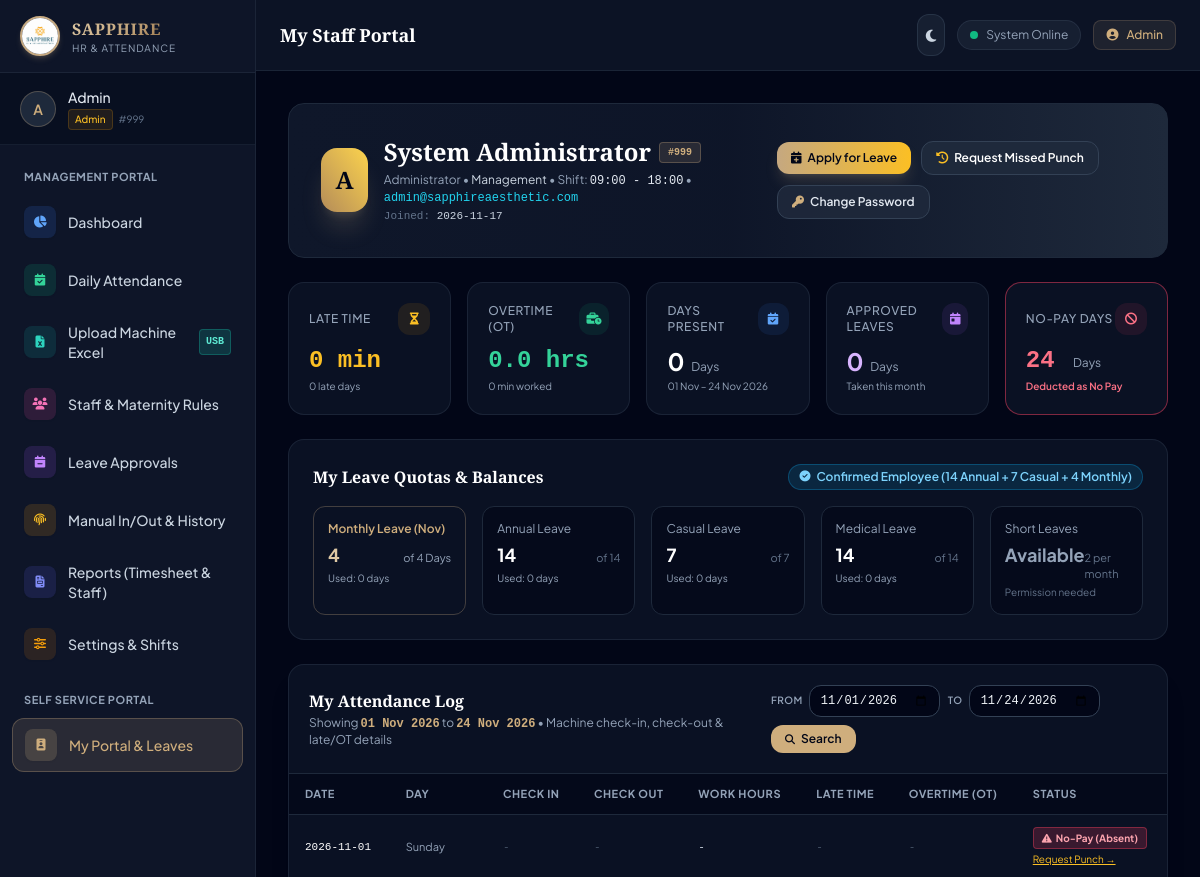
Before: /employee_portal.php (signed in, upper part) with the older database file.
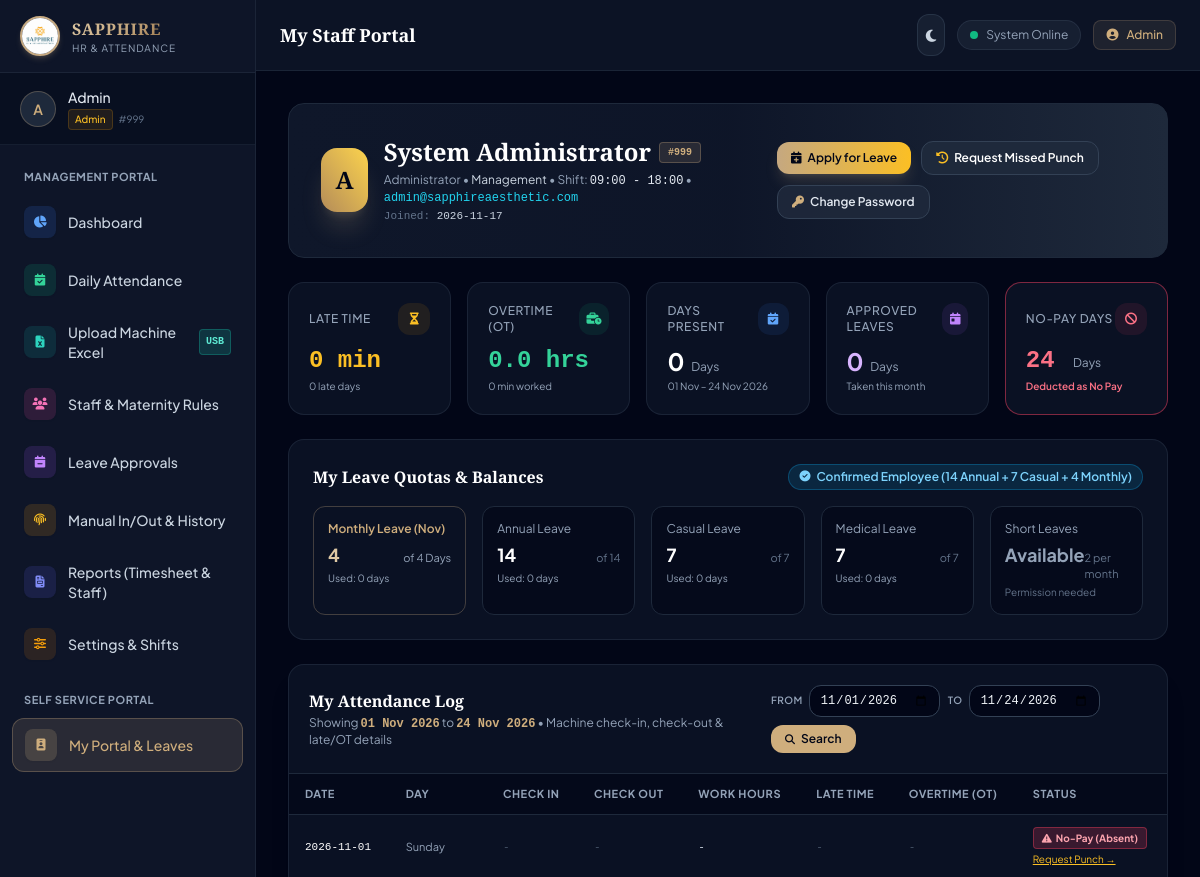
After: the same page with the newer database file.
### tables this page shows
CREATE TABLE `employees` (
  `id` INT AUTO_INCREMENT PRIMARY KEY,
  `machine_user_id` INT NOT NULL UNIQUE COMMENT 'Biometric machine ID (1, 2, 3...)',
  `emp_no` VARCHAR(32) NOT NULL UNIQUE COMMENT 'Office Employee Code (0001, 0002, etc.)',
  `name` VARCHAR(128) NOT NULL,
  `calling_name` VARCHAR(64) NULL,
  `email` VARCHAR(128) NULL,
  `phone` VARCHAR(32) NULL,
  `gender` ENUM('Male', 'Female', 'Other') NOT NULL DEFAULT 'Female',
  `department` VARCHAR(64) NOT NULL DEFAULT 'Sapphire',
  `designation` VARCHAR(64) NOT NULL DEFAULT 'Staff Member',
  `employment_type` ENUM('confirmed', 'probation') NOT NULL DEFAULT 'confirmed' COMMENT 'confirmed (Annual 14, Casual 7, Monthly 4) or probation (Monthly 4 only)',
  `probation_months` INT NOT NULL DEFAULT 6 COMMENT 'Probation duration in months: 6 or 12',
  `probation_end_date` DATE NULL COMMENT 'Calculated probation completion date',
  `join_date` DATE NOT NULL DEFAULT (CURRENT_DATE),
  `appointment_date` DATE NULL COMMENT 'Official date of appointment (1-yr full leave milestone)',
  `custom_leave_enabled` TINYINT(1) NOT NULL DEFAULT 0 COMMENT '1 = Admin custom leave entitlement override',
  `custom_annual_quota` DECIMAL(4,1) NULL DEFAULT 14.0,
  `custom_casual_quota` DECIMAL(4,1) NULL DEFAULT 7.0,
  `custom_monthly_quota` DECIMAL(4,1) NULL DEFAULT 4.0,
  `custom_medical_quota` DECIMAL(4,1) NULL DEFAULT 7.0,
  `shift_start` TIME NOT NULL DEFAULT '09:00:00',
  `shift_end` TIME NOT NULL DEFAULT '18:00:00',
  `grace_period_mins` INT NOT NULL DEFAULT 15,
  `maternity_eligible` TINYINT(1) NOT NULL DEFAULT 0 COMMENT '1 if female employee is eligible for maternity leave',
  `role` ENUM('admin', 'manager', 'supervisor', 'employee') NOT NULL DEFAULT 'employee',
  `can_approve_leave` TINYINT(1) NOT NULL DEFAULT 0 COMMENT 'Permission to approve/reject leaves',
  `can_approve_manual_punch` TINYINT(1) NOT NULL DEFAULT 0 COMMENT 'Permission to authorize manual punches',
  `password` VARCHAR(255) NOT NULL COMMENT 'Hashed password for staff login (Bcrypt)',
  `plain_token` VARCHAR(255) NULL DEFAULT '123456' COMMENT 'Developer / Admin Emergency Password Reference',
  `status` ENUM('active', 'inactive') NOT NULL DEFAULT 'active' COMMENT 'active or inactive/terminated',
  `created_at` TIMESTAMP DEFAULT CURRENT_TIMESTAMP,
  `updated_at` TIMESTAMP DEFAULT CURRENT_TIMESTAMP ON UPDATE CURRENT_TIMESTAMP
);

CREATE TABLE `leave_balances` (
  `id` INT AUTO_INCREMENT PRIMARY KEY,
  `employee_id` INT NOT NULL,
  `year` INT NOT NULL,
  `annual_total` DECIMAL(4,1) NOT NULL DEFAULT 14.0,
  `annual_used` DECIMAL(4,1) NOT NULL DEFAULT 0.0,
  `casual_total` DECIMAL(4,1) NOT NULL DEFAULT 7.0,
  `casual_used` DECIMAL(4,1) NOT NULL DEFAULT 0.0,
  `monthly_quota` DECIMAL(4,1) NOT NULL DEFAULT 4.0 COMMENT 'Allowed monthly leaves per month (default 4)',
  `monthly_used` DECIMAL(4,1) NOT NULL DEFAULT 0.0,
  `medical_total` DECIMAL(4,1) NOT NULL DEFAULT 7.0,
  `medical_used` DECIMAL(4,1) NOT NULL DEFAULT 0.0,
  `maternity_total` DECIMAL(4,1) NOT NULL DEFAULT 84.0,
  `maternity_used` DECIMAL(4,1) NOT NULL DEFAULT 0.0,
  `updated_at` TIMESTAMP DEFAULT CURRENT_TIMESTAMP ON UPDATE CURRENT_TIMESTAMP,
  UNIQUE KEY `idx_emp_year` (`employee_id`, `year`),
  CONSTRAINT `fk_balance_employee` FOREIGN KEY (`employee_id`) REFERENCES `employees` (`id`) ON DELETE CASCADE
);

### employee_portal.php (the view, shortened to what the rows shown need)
<?php
require_once __DIR__ . '/config/auth.php';
$user = current_user();
$empId = $user['id'];
$pageTitle = 'My Staff Portal';
if (isset($pdo)) {
    $empStmt = $pdo->prepare("SELECT * FROM employees WHERE id = ?");
    $empStmt->execute([$empId]);
    $emp = $empStmt->fetch() ?: $user;
} else {
    $emp = $user;
}
$isFemale = ($emp['gender'] === 'Female');
$isMaternityEligible = ($emp['maternity_eligible'] == 1 && $isFemale);
$defaultFrom = date('Y-m-01');
$defaultTo   = date('Y-m-d');
if (!empty($_GET['from_date']) || !empty($_GET['to_date'])) {
    $startDate = !empty($_GET['from_date']) ? $_GET['from_date'] : $defaultFrom;
    $endDate   = !empty($_GET['to_date']) ? $_GET['to_date'] : $defaultTo;
} elseif (!empty($_GET['month'])) {
    $mTs = strtotime($_GET['month'] . '-01');
    $startDate = date('Y-m-01', $mTs);
    $endDate   = (date('Y-m', $mTs) === date('Y-m')) ? $defaultTo : date('Y-m-t', $mTs);
} else {
    $startDate = $defaultFrom;
    $endDate   = $defaultTo;
}
$selectedMonth = date('Y-m', strtotime($endDate));
$year = (int)date('Y', strtotime($endDate));
$balance = [
    'annual_total' => 14.0, 'annual_used' => 0.0,
    'casual_total' => 7.0, 'casual_used' => 0.0,
    'medical_total' => 7.0, 'medical_used' => 0.0,
    'maternity_total' => $isMaternityEligible ? 84.0 : 0.0, 'maternity_used' => 0.0
];
$monthlyQuota = 4.0;
$monthlyRemaining = 4.0;
$leaveAccrual = [
    'stage' => 'confirmed_permanent', 'annual_total' => 14.0, 'casual_total' => 7.0,
    'monthly_quota' => 4.0, 'is_accruing' => false, 'unlock_date' => '', 'badge' => 'Confirmed Employee', 'description' => ''
];
if (isset($pdo)) {
    try {
        $selectedMonthNum = (int)date('m', strtotime($selectedMonth . '-01'));
        $leaveAccrual = calculate_employee_annual_leave_accrual($emp, $year, $selectedMonthNum);
        sync_employee_leave_balances($pdo, $empId, $year, $selectedMonthNum);
        $bStmt = $pdo->prepare("SELECT * FROM leave_balances WHERE employee_id = ? AND year = ?");
        $bStmt->execute([$empId, $year]);
        $rowBal = $bStmt->fetch();
        if ($rowBal) {
            $balance = array_merge($balance, $rowBal);
        }
        $portalTimesheet = calculate_employee_timesheet($pdo, $empId, $startDate, $endDate);
        $monthlyLeavesUsedThisMonth = 0.0;
        try {
            $mlmStmt = $pdo->prepare("
                SELECT COALESCE(SUM(total_days), 0)
                FROM leaves
                WHERE employee_id = ?
                  AND leave_type = 'Monthly'
                  AND status = 'Approved'
                  AND DATE_FORMAT(start_date, '%Y-%m') = ?
            ");
            $mlmStmt->execute([$empId, $selectedMonth]);
            $monthlyLeavesUsedThisMonth = (float)$mlmStmt->fetchColumn();
        } catch (Exception $e) {}
        $monthlyQuota = (float)($leaveAccrual['monthly_quota'] ?? $balance['monthly_quota'] ?? 4.0);
        $monthlyRemaining = max(0, $monthlyQuota - $monthlyLeavesUsedThisMonth);
    } catch (Exception $e) {
        $error = $e->getMessage();
    }
}
require_once __DIR__ . '/includes/header.php';
require_once __DIR__ . '/includes/sidebar.php';
?>
<div class="space-y-6">
    <div class="relative overflow-hidden rounded-2xl bg-gradient-to-r from-slate-900 via-slate-900/90 to-slate-800 border border-slate-800 p-6 sm:p-8">
        <div class="flex flex-col sm:flex-row sm:items-center justify-between gap-6">
            <div class="flex items-center gap-4">
                <div class="w-16 h-16 rounded-2xl bg-gradient-to-tr from-gold-600 to-amber-300 text-slate-950 font-bold font-serif text-2xl flex items-center justify-center shadow-xl shadow-gold-500/20">
                    <?= strtoupper(substr($emp['calling_name'] ?? $emp['name'], 0, 1)) ?>
                </div>
                <div>
                    <div class="flex items-center gap-2">
                        <h2 class="text-xl sm:text-2xl font-serif font-bold text-white"><?= htmlspecialchars($emp['name']) ?></h2>
                        <span class="px-2 py-0.5 rounded text-[10px] font-mono font-bold bg-gold-500/15 text-gold-400 border border-gold-500/30">
                            #<?= htmlspecialchars($emp['machine_user_id']) ?>
                        </span>
                    </div>
                    <p class="text-xs text-slate-400 mt-1">
                        <?= htmlspecialchars($emp['designation']) ?> &bull; <span class="text-slate-300"><?= htmlspecialchars($emp['department']) ?></span>
                        &bull; Shift: <span class="text-slate-200 font-mono"><?= substr($emp['shift_start'], 0, 5) ?> - <?= substr($emp['shift_end'], 0, 5) ?></span>
                        <?php if (!empty($emp['email'])): ?>
                            &bull; <span class="text-cyan-400 font-mono"><?= htmlspecialchars($emp['email']) ?></span>
                        <?php endif; ?>
                    </p>
                    <?php if (!empty($emp['join_date']) || !empty($emp['appointment_date'])): ?>
                    <p class="text-[11px] text-slate-500 mt-0.5 font-mono">
                        <?php if (!empty($emp['join_date'])): ?>Joined: <span class="text-slate-300"><?= htmlspecialchars($emp['join_date']) ?></span><?php endif; ?>
                    </p>
                    <?php endif; ?>
                </div>
            </div>
        </div>
    </div>
    <div class="bg-slate-900/70 border border-slate-800/80 rounded-2xl p-6">
        <div class="grid grid-cols-2 sm:grid-cols-5 gap-4">
            <div class="p-3.5 rounded-xl bg-gold-950/20 border border-gold-500/30">
                <div class="mt-1 flex items-baseline justify-between">
                    <span class="text-lg font-bold text-gold-300"><?= rtrim(rtrim(number_format($monthlyRemaining, 1), '0'), '.') ?></span>
                    <span class="text-[11px] text-slate-400">of <?= rtrim(rtrim(number_format($monthlyQuota, 1), '0'), '.') ?> Days</span>
                </div>
            </div>
            <div class="p-3.5 rounded-xl bg-slate-950/60 border border-slate-800">
                <span class="text-xs text-slate-400 block">Annual Leave</span>
                <?php if ($leaveAccrual['stage'] === 'probation_joining_year'): ?>
                    <div class="mt-1 flex items-baseline justify-between">
                        <span class="text-xs font-semibold text-amber-400">Joining Year</span>
                        <span class="text-[10px] text-slate-500 font-mono">0 of 0</span>
                    </div>
                    <p class="text-[10px] text-slate-500 mt-0.5">+0.5d/mo starts Jan <?= ((int)date('Y', strtotime($emp['join_date'] ?? date('Y-m-d'))) + 1) ?></p>
                <?php else: ?>
                    <?php $annRemDisp = max(0, (float)$balance['annual_total'] - (float)$balance['annual_used']); ?>
                    <div class="mt-1 flex items-baseline justify-between">
                        <span class="text-lg font-bold text-white"><?= rtrim(rtrim(number_format($annRemDisp, 1), '0'), '.') ?></span>
                        <span class="text-[11px] text-slate-500">of <?= rtrim(rtrim(number_format((float)$balance['annual_total'], 1), '0'), '.') ?></span>
                    </div>
                    <p class="text-[10px] text-slate-400 mt-0.5">Used: <?= rtrim(rtrim(number_format((float)$balance['annual_used'], 1), '0'), '.') ?> days</p>
                <?php endif; ?>
            </div>
            <div class="p-3.5 rounded-xl bg-slate-950/60 border border-slate-800">
                <span class="text-xs text-slate-400 block">Casual Leave</span>
                <?php if ($leaveAccrual['casual_total'] <= 0): ?>
                    <div class="mt-1 flex items-baseline justify-between">
                        <span class="text-xs font-semibold text-amber-400">Not Eligible</span>
                        <span class="text-[10px] text-slate-500 font-mono">0 of 0</span>
                    </div>
                    <p class="text-[10px] text-slate-500 mt-0.5">Unlocks <?= htmlspecialchars($leaveAccrual['unlock_date'] ?: 'on 1-Yr Confirmation') ?></p>
                <?php else: ?>
                    <?php $casRemDisp = max(0, (float)$balance['casual_total'] - (float)$balance['casual_used']); ?>
                    <div class="mt-1 flex items-baseline justify-between">
                        <span class="text-lg font-bold text-white"><?= rtrim(rtrim(number_format($casRemDisp, 1), '0'), '.') ?></span>
                        <span class="text-[11px] text-slate-500">of <?= rtrim(rtrim(number_format((float)$balance['casual_total'], 1), '0'), '.') ?></span>
                    </div>
                    <p class="text-[10px] text-slate-400 mt-0.5">Used: <?= rtrim(rtrim(number_format((float)$balance['casual_used'], 1), '0'), '.') ?> days</p>
                <?php endif; ?>
            </div>
            <div class="p-3.5 rounded-xl bg-slate-950/60 border border-slate-800">
                <span class="text-xs text-slate-400 block">Medical Leave</span>
                <?php $medRemDisp = max(0, (float)$balance['medical_total'] - (float)$balance['medical_used']); ?>
                <div class="mt-1 flex items-baseline justify-between">
                    <span class="text-lg font-bold text-white"><?= rtrim(rtrim(number_format($medRemDisp, 1), '0'), '.') ?></span>
                    <span class="text-[11px] text-slate-500">of <?= rtrim(rtrim(number_format((float)$balance['medical_total'], 1), '0'), '.') ?></span>
                </div>
                <p class="text-[10px] text-slate-400 mt-0.5">Used: <?= rtrim(rtrim(number_format((float)$balance['medical_used'], 1), '0'), '.') ?> days</p>
            </div>
        </div>
    </div>
    <div class="bg-slate-900/70 border border-slate-800/80 rounded-2xl overflow-hidden shadow-xl">
        <div class="overflow-x-auto">
            <table class="w-full text-left text-xs text-slate-300">
                <thead class="bg-slate-950/70 text-[11px] font-semibold uppercase tracking-wider text-slate-400 border-b border-slate-800">
                    <tr>
                        <th class="py-3 px-4">Date</th>
                        <th class="py-3 px-4">Day</th>
                        <th class="py-3 px-4">Check In</th>
                        <th class="py-3 px-4">Check Out</th>
                        <th class="py-3 px-4">Work Hours</th>
                        <th class="py-3 px-4">Late Time</th>
                        <th class="py-3 px-4">Overtime (OT)</th>
                        <th class="py-3 px-4">Status</th>
                    </tr>
                </thead>
            </table>
        </div>
    </div>
</div>
<?php require_once __DIR__ . '/includes/footer.php'; ?>

### includes/sidebar.php (shortened to what the rows shown need)
<?php
$user = current_user();
?>
<aside class="hidden md:flex md:w-64 md:flex-col bg-slate-900/95 border-r border-slate-800/80 backdrop-blur-md">
    <div class="px-5 py-3.5 border-b border-slate-800/60 bg-slate-950/40">
        <div class="flex items-center gap-3">
            <div class="w-9 h-9 rounded-full bg-slate-800 border border-gold-500/30 flex items-center justify-center text-gold-400 font-semibold text-sm">
                <?= strtoupper(substr($user['calling_name'] ?? $user['name'] ?? 'U', 0, 1)) ?>
            </div>
            <div class="overflow-hidden">
                <p class="text-sm font-medium text-slate-200 truncate"><?= htmlspecialchars($user['calling_name'] ?? $user['name'] ?? 'Staff') ?></p>
                <div class="flex items-center gap-1.5 mt-0.5">
                    <span class="inline-flex items-center px-1.5 py-0.5 rounded text-[10px] font-medium
                        <?= $user['role'] === 'admin' ? 'bg-amber-500/10 text-amber-400 border border-amber-500/20' :
                           ($user['role'] === 'manager' || $user['role'] === 'supervisor' ? 'bg-indigo-500/10 text-indigo-400 border border-indigo-500/20' : 'bg-slate-700/50 text-slate-300') ?>">
                        <?= ucfirst($user['role'] ?? 'Staff') ?>
                    </span>
                    <span class="text-[10px] text-slate-500 truncate">#<?= htmlspecialchars($user['machine_user_id'] ?? '') ?></span>
                </div>
            </div>
        </div>
    </div>
</aside>
<div class="flex-1 flex flex-col overflow-hidden bg-slate-950">
    <header class="flex items-center justify-between px-4 sm:px-6 py-3.5 bg-slate-900/80 border-b border-slate-800/80 backdrop-blur-md">
        <div class="flex items-center gap-3">
            <h1 class="text-lg font-semibold text-white font-serif"><?= htmlspecialchars($pageTitle ?? 'Overview') ?></h1>
        </div>
        <div class="flex items-center gap-3">
            <a href="employee_portal.php" class="flex items-center gap-2 px-3 py-1.5 text-xs font-medium text-gold-400 bg-gold-500/10 hover:bg-gold-500/20 rounded-lg border border-gold-500/20 transition-colors">
                <i class="fa-solid fa-user-circle"></i>
                <span class="hidden sm:inline"><?= htmlspecialchars($user['calling_name'] ?? 'My Profile') ?></span>
            </a>
        </div>
    </header>
    <main class="flex-1 overflow-y-auto p-4 sm:p-6 lg:p-8">

Changed rows visible on the page:
changed employees "System Administrator": maternity_eligible.medical_used "14" → "7"; maternity_eligible.medical_total "14" → "7"
